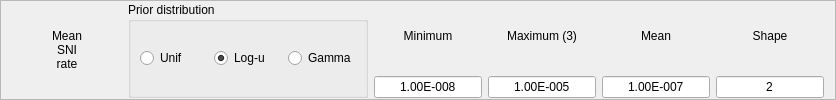
       <widget class="QFrame" name="frame_7">
        <property name="maximumSize">
         <size>
          <width>16777215</width>
          <height>100</height>
         </size>
        </property>
        <property name="frameShape">
         <enum>QFrame::StyledPanel</enum>
        </property>
        <property name="frameShadow">
         <enum>QFrame::Raised</enum>
        </property>
        <layout class="QHBoxLayout" name="horizontalLayout_10">
         <property name="topMargin">
          <number>1</number>
         </property>
         <property name="bottomMargin">
          <number>1</number>
         </property>
         <item>
          <widget class="QLabel" name="msrLabel">
           <property name="minimumSize">
            <size>
             <width>110</width>
             <height>0</height>
            </size>
           </property>
           <property name="maximumSize">
            <size>
             <width>110</width>
             <height>16777215</height>
            </size>
           </property>
           <property name="text">
            <string>Mean
SNI
rate</string>
           </property>
           <property name="alignment">
            <set>Qt::AlignCenter</set>
           </property>
          </widget>
         </item>
         <item>
          <widget class="QGroupBox" name="groupBox_5">
           <property name="minimumSize">
            <size>
             <width>240</width>
             <height>0</height>
            </size>
           </property>
           <property name="maximumSize">
            <size>
             <width>240</width>
             <height>16777215</height>
            </size>
           </property>
           <property name="title">
            <string>Prior distribution</string>
           </property>
           <layout class="QHBoxLayout" name="horizontalLayout_11">
            <item>
             <widget class="QRadioButton" name="msrUnifRadio">
              <property name="text">
               <string>Unif</string>
              </property>
             </widget>
            </item>
            <item>
             <widget class="QRadioButton" name="msrLogRadio">
              <property name="text">
               <string>Log-u</string>
              </property>
              <property name="checked">
               <bool>true</bool>
              </property>
             </widget>
            </item>
            <item>
             <widget class="QRadioButton" name="msrGammaRadio">
              <property name="text">
               <string>Gamma</string>
              </property>
             </widget>
            </item>
           </layout>
          </widget>
         </item>
         <item>
          <layout class="QVBoxLayout" name="verticalLayout_18">
           <item>
            <widget class="QLabel" name="label_24">
             <property name="maximumSize">
              <size>
               <width>16777215</width>
               <height>16777215</height>
              </size>
             </property>
             <property name="text">
              <string>Minimum</string>
             </property>
             <property name="alignment">
              <set>Qt::AlignCenter</set>
             </property>
            </widget>
           </item>
           <item>
            <widget class="QLineEdit" name="msrMinEdit">
             <property name="maximumSize">
              <size>
               <width>16777215</width>
               <height>16777215</height>
              </size>
             </property>
             <property name="text">
              <string>1.00E-008</string>
             </property>
             <property name="alignment">
              <set>Qt::AlignCenter</set>
             </property>
            </widget>
           </item>
          </layout>
         </item>
         <item>
          <layout class="QVBoxLayout" name="verticalLayout_19">
           <item>
            <widget class="QLabel" name="label_25">
             <property name="maximumSize">
              <size>
               <width>16777215</width>
               <height>16777215</height>
              </size>
             </property>
             <property name="text">
              <string>Maximum (3)</string>
             </property>
             <property name="alignment">
              <set>Qt::AlignCenter</set>
             </property>
            </widget>
           </item>
           <item>
            <widget class="QLineEdit" name="msrMaxEdit">
             <property name="maximumSize">
              <size>
               <width>16777215</width>
               <height>16777215</height>
              </size>
             </property>
             <property name="text">
              <string>1.00E-005</string>
             </property>
             <property name="alignment">
              <set>Qt::AlignCenter</set>
             </property>
            </widget>
           </item>
          </layout>
         </item>
         <item>
          <layout class="QVBoxLayout" name="verticalLayout_20">
           <item>
            <widget class="QLabel" name="label_26">
             <property name="maximumSize">
              <size>
               <width>16777215</width>
               <height>16777215</height>
              </size>
             </property>
             <property name="text">
              <string>Mean</string>
             </property>
             <property name="alignment">
              <set>Qt::AlignCenter</set>
             </property>
            </widget>
           </item>
           <item>
            <widget class="QLineEdit" name="msrMeanEdit">
             <property name="maximumSize">
              <size>
               <width>16777215</width>
               <height>16777215</height>
              </size>
             </property>
             <property name="text">
              <string>1.00E-007</string>
             </property>
             <property name="alignment">
              <set>Qt::AlignCenter</set>
             </property>
            </widget>
           </item>
          </layout>
         </item>
         <item>
          <layout class="QVBoxLayout" name="verticalLayout_21">
           <item>
            <widget class="QLabel" name="label_27">
             <property name="maximumSize">
              <size>
               <width>16777215</width>
               <height>16777215</height>
              </size>
             </property>
             <property name="text">
              <string>Shape</string>
             </property>
             <property name="alignment">
              <set>Qt::AlignCenter</set>
             </property>
            </widget>
           </item>
           <item>
            <widget class="QLineEdit" name="msrShapeEdit">
             <property name="maximumSize">
              <size>
               <width>16777215</width>
               <height>16777215</height>
              </size>
             </property>
             <property name="text">
              <string>2</string>
             </property>
             <property name="alignment">
              <set>Qt::AlignCenter</set>
             </property>
            </widget>
           </item>
          </layout>
         </item>
        </layout>
       </widget>
